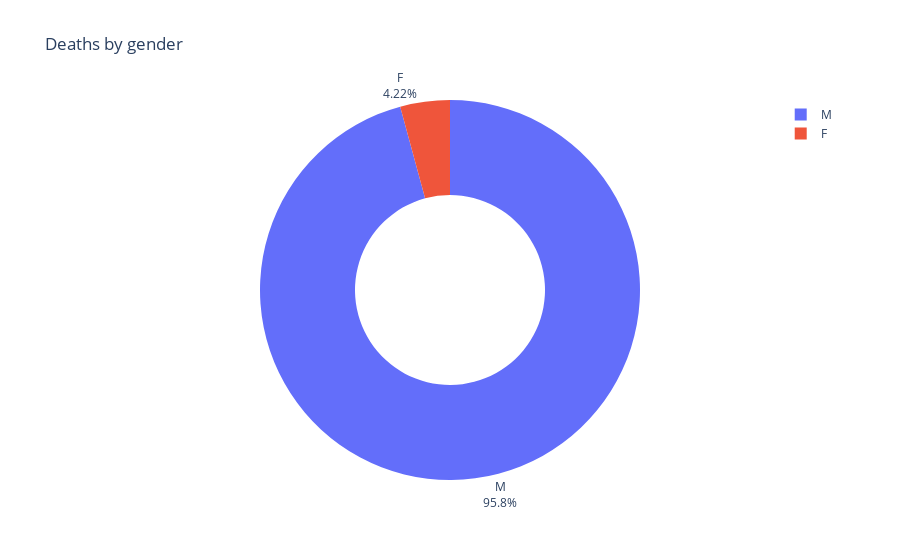

Notebook cell for this chart:
### Code cell
fig = px.pie(labels=df_fatalities_by_gender.gender,
             values=df_fatalities_by_gender.id,
             names=df_fatalities_by_gender.gender,
             title="Deaths by gender",
             hole=0.5,
)
fig.update_traces(textposition='outside',
                  textinfo='percent+label'    
)

fig.show()

### Figure 1 — Plotly figure (JSON) as saved in the notebook; plotly's stock layout.template omitted (floating-point values rounded to 4 significant figures)
{"data": [{"domain": {"x": [0, 1], "y": [0, 1]}, "hole": 0.5, "hovertemplate": "label=%{label}<br>value=%{value}<extra></extra>", "labels": ["F", "M"], "legendgroup": "", "name": "", "showlegend": true, "textinfo": "percent+label", "textposition": "outside", "type": "pie", "values": [107, 2428]}], "layout": {"legend": {"tracegroupgap": 0}, "title": {"text": "Deaths by gender"}}}
